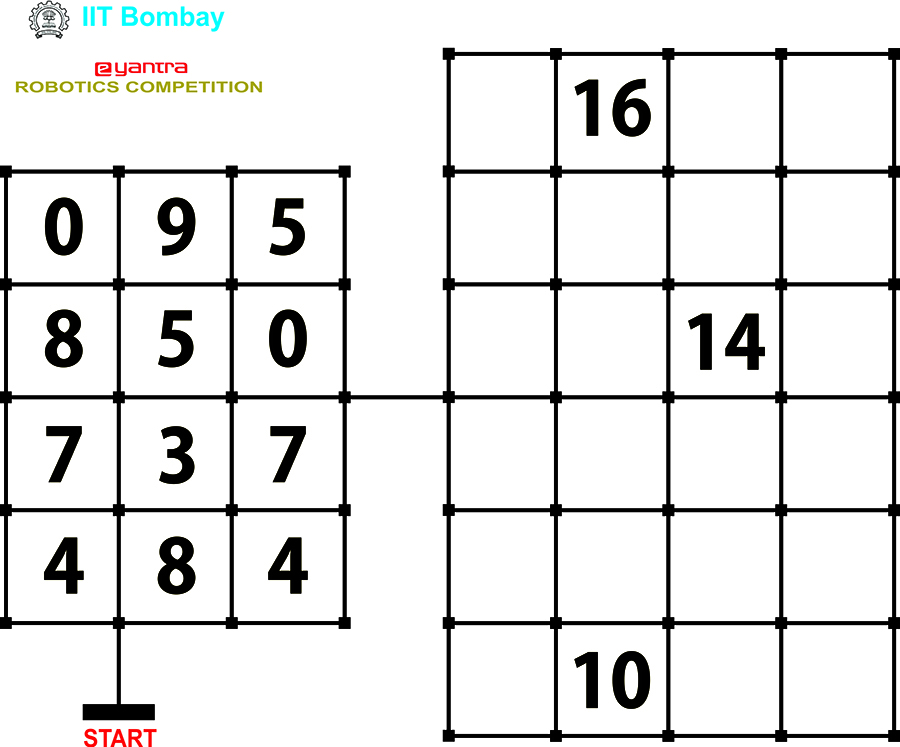
#> input picture test_images/test_image2.jpg, 900 x 747 px
$ python -i '#3150_Image_Processing_Method2.py'   (imports and definitions only)   (Python 2 division)   (older library calls are emulated)
#> lines starting #> are read from the running program, lines starting #| are printed output that depends on the picture
#> further down, picture is the input picture: shape (747, 900, 3); mean B, G, R 228.3, 228.7, 228.7
import numpy as np
import cv2

def ocrDigit(crop, matrix):

	No_pos_D1 = []			#Initialize list to contain data from matrix 1
	No_pos_D2 = []			#Initialize list to contain data from matrix 1
	tempResult = "" 		#String to hold result of detected number
	centNumberD = []		#Initialize a list containing contours of digit, and co-ordinate of thier centNumberD

	binary = cv2.threshold(crop, binary_threshold, 255, cv2.THRESH_BINARY)[1]		#Convert image to binary

	contours = cv2.findContours(binary,cv2.RETR_TREE,cv2.CHAIN_APPROX_SIMPLE)[1]	#detect all contours in given cell

	for c in contours:																#Filter contours and delete false detected contours
		if(cv2.contourArea(c) > min_area and cv2.arcLength(c,True) < max_perimeter):#Check area and perimeter parameters if satisfied or not
			M = cv2.moments(c)														#Moments for calculating centNumberD
			cx = int(M['m10']/M['m00'])												#X co-ordinate of centNumberD
			cy = int(M['m01']/M['m00'])												#Y co-ordinate of centNumberD
			centNumberD.append([cx, cy, c])											#Append centNumberD co-ordinates and contout to list

	centNumberD.sort(big)																#Sort this list based on x co-ordinate of centNumberD of contours

	if(matrix == 1):
		for i in range(0, len(centNumberD)):											#Itterate over the sorted list
			[x, y, w, h] = cv2.boundingRect(centNumberD[i][2])							#Get bounding rectangle of contour
			number = binary[y:y+h, x:x+w]												#Crop only rectangle bounding contour
			number_small = cv2.resize(number, (20, 20))									#Scale it to 20 * 20 matrix
			number_small = number_small.reshape((1,400))								#Shape it tp 1 * 400 matrix
			number_small = np.float32(number_small)										#Convert it to float32
			retval, results, neigh_resp, dists = model.findNearest(number_small, 1)#Compare this matrix with data initialy saved while training
			No_pos_D1.append(int(results[0][0]))										#Append number detected to list
		return No_pos_D1

	elif(matrix == 2):
		for i in range(0, ((len(centNumberD))/2)):											#Itterate over the sorted list
			for j in range(0, 2):															#Co-catenate two numbers of list
				[x, y, w, h] = cv2.boundingRect(centNumberD[2*i+j][2])						#Get bounding rectangle of contour
				number = binary[y:y+h, x:x+w]												#Crop only rectangle bounding contour
				number_small = cv2.resize(number, (20, 20))									#Scale it to 20 * 20 matrix
				number_small = number_small.reshape((1,400))								#Shape it tp 1 * 400 matrix
				number_small = np.float32(number_small)										#Convert it to float32
				retval, results, neigh_resp, dists = model.findNearest(number_small, 1)#Compare this matrix with data initialy saved while training
				tempResult = str(tempResult) + str(int(results[0][0]))						#Append detected digit with one detected earlier if any
				tempResult = int(tempResult)												#Convert complete number back to string
			No_pos_D2.append((centNumberD[2*i+j][0], centNumberD[2*i+j][1], tempResult)) 	#Append X and Y co-ordinate and contour along with contour to list
			tempResult = ""																	#Reinitialize tempResult
		for i in range(0, len(No_pos_D2)):													#Itterrate over Second matrix list
			No_pos_D2[i] = detCelNumber(No_pos_D2[i])										#Calculate cell number and reassign cell number and number detected
		return No_pos_D2

# [93 lines left out: functions displayContours, train, big, detCelNumber, not called in this run]

def play(img):

	#Initialize blank matrices containing result
	No_pos_D1 = []	#Blank list containing all numbers detected from matrix 1
	No_pos_D2 = []	#Blank list containing list of cell number and numbers detected from matrix 2

	gray = cv2.cvtColor(img, cv2.COLOR_BGR2GRAY)	#image in gray

	h, w= gray.shape 								#get height and width of image
#> h = 747; w = 900

	left_matrix = gray[:, :int(w/2.5)] 				#Left matrix crop
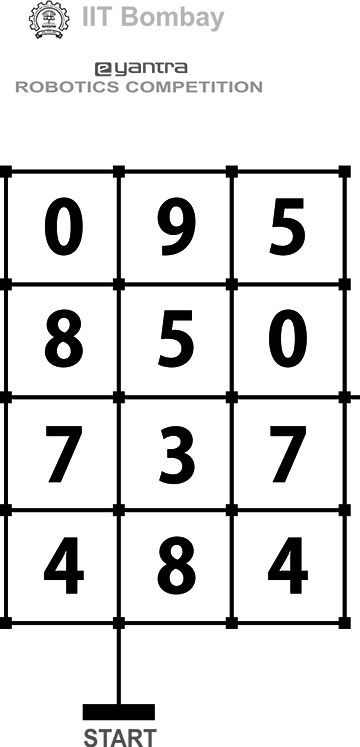
#> left_matrix: shape (747, 360); min 0, max 255, mean 222.9
	right_matrix = gray[:, int(w/2.1):] 				#Right matrix crop
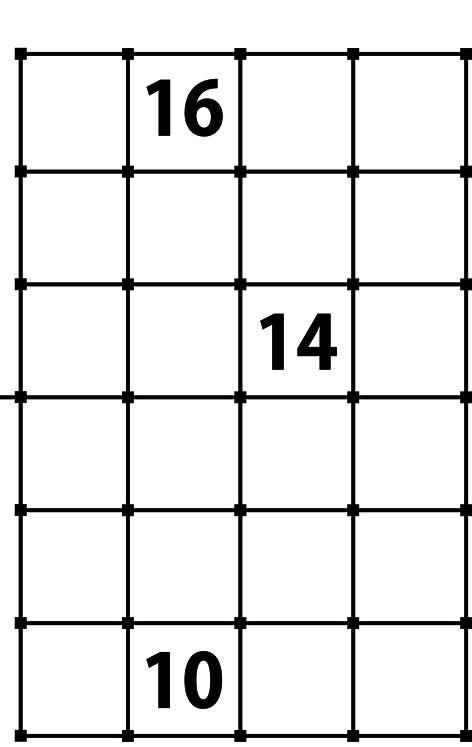
#> right_matrix: shape (747, 472); min 0, max 255, mean 229.5

	No_pos_D1 = ocrDigit(left_matrix, 1) 			#send left matrix to ocrDigit function
	No_pos_D2 = ocrDigit(right_matrix, 2)

	return No_pos_D1, No_pos_D2


# [29 lines not run here, left out]

>>> import cv2
>>> picture = cv2.imread('test_images/test_image2.jpg')
#> (the run stopped early here; a loop or call above may not have finished)

$ run again, on test_images/test_image1.jpg
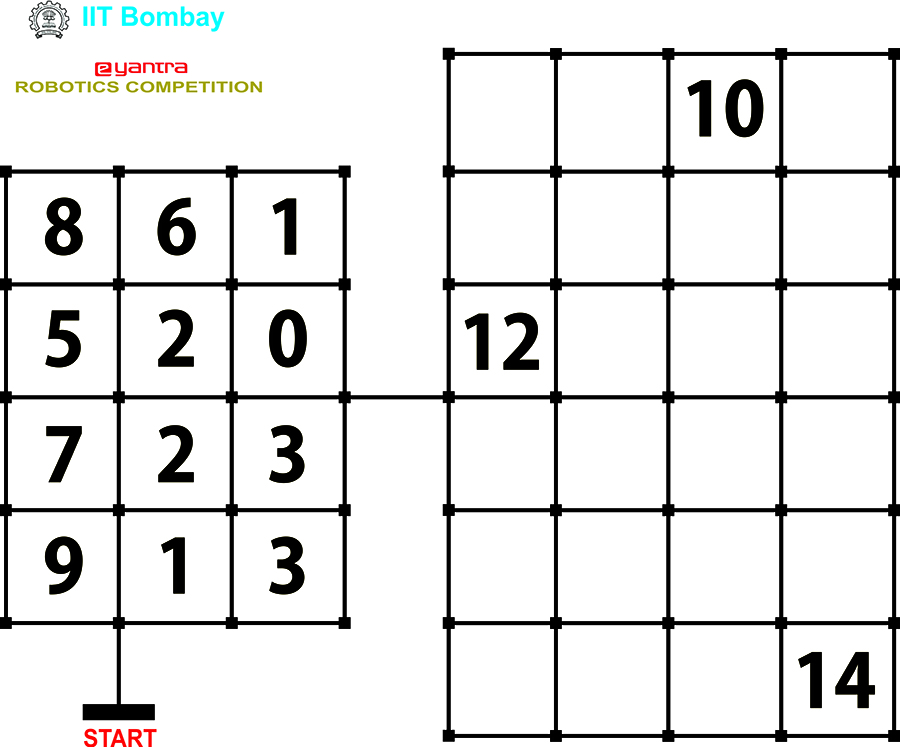
#> input picture test_images/test_image1.jpg, 900 x 747 px
#> picture is the input picture: shape (747, 900, 3); mean B, G, R 228.8, 229.2, 229.1
#> in play, `left_matrix = gray[:, :int(w/2.5)]`:
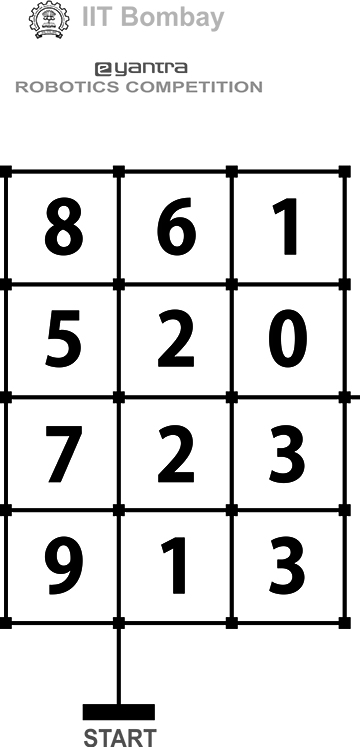
#> left_matrix: shape (747, 360); min 0, max 255, mean 223.9
#> in play, `right_matrix = gray[:, int(w/2.1):]`:
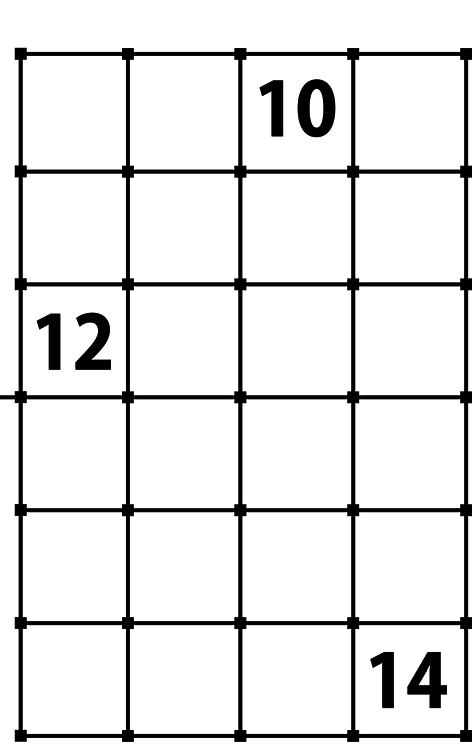
#> right_matrix: shape (747, 472); min 0, max 255, mean 229.6
